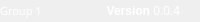
            <widget class="QFrame" name="bottomBar">
             <property name="minimumSize">
              <size>
               <width>0</width>
               <height>22</height>
              </size>
             </property>
             <property name="maximumSize">
              <size>
               <width>16777215</width>
               <height>22</height>
              </size>
             </property>
             <property name="frameShape">
              <enum>QFrame::NoFrame</enum>
             </property>
             <property name="frameShadow">
              <enum>QFrame::Raised</enum>
             </property>
             <layout class="QHBoxLayout" name="horizontalLayout_5">
              <property name="spacing">
               <number>0</number>
              </property>
              <property name="leftMargin">
               <number>0</number>
              </property>
              <property name="topMargin">
               <number>0</number>
              </property>
              <property name="rightMargin">
               <number>0</number>
              </property>
              <property name="bottomMargin">
               <number>0</number>
              </property>
              <item>
               <widget class="QLabel" name="creditsLabel">
                <property name="maximumSize">
                 <size>
                  <width>16777215</width>
                  <height>16</height>
                 </size>
                </property>
                <property name="font">
                 <font>
                  <family>Raleway SemiBold</family>
                  <pointsize>8</pointsize>
                  <weight>7</weight>
                  <italic>false</italic>
                  <bold>false</bold>
                 </font>
                </property>
                <property name="styleSheet">
                 <string notr="true">font: 63 8pt &quot;Raleway SemiBold&quot;;</string>
                </property>
                <property name="text">
                 <string>&lt;html&gt;&lt;head/&gt;&lt;body&gt;&lt;p&gt;&lt;span style=&quot; font-size:8pt; color:#ffffff;&quot;&gt;Group 1&lt;/span&gt;&lt;/p&gt;&lt;/body&gt;&lt;/html&gt;</string>
                </property>
                <property name="alignment">
                 <set>Qt::AlignLeading|Qt::AlignLeft|Qt::AlignVCenter</set>
                </property>
               </widget>
              </item>
              <item>
               <widget class="QLabel" name="version">
                <property name="styleSheet">
                 <string notr="true">font: 63 8pt &quot;Raleway SemiBold&quot;;</string>
                </property>
                <property name="text">
                 <string>&lt;html&gt;&lt;head/&gt;&lt;body&gt;&lt;p&gt;&lt;span style=&quot; font-weight:600; color:#ffffff;&quot;&gt;Version&lt;/span&gt;&lt;span style=&quot; color:#ffffff;&quot;&gt; 0.0.4&lt;/span&gt;&lt;/p&gt;&lt;/body&gt;&lt;/html&gt;</string>
                </property>
                <property name="alignment">
                 <set>Qt::AlignRight|Qt::AlignTrailing|Qt::AlignVCenter</set>
                </property>
               </widget>
              </item>
              <item>
               <widget class="QFrame" name="frame_size_grip">
                <property name="minimumSize">
                 <size>
                  <width>20</width>
                  <height>0</height>
                 </size>
                </property>
                <property name="maximumSize">
                 <size>
                  <width>20</width>
                  <height>16777215</height>
                 </size>
                </property>
                <property name="frameShape">
                 <enum>QFrame::NoFrame</enum>
                </property>
                <property name="frameShadow">
                 <enum>QFrame::Raised</enum>
                </property>
               </widget>
              </item>
             </layout>
            </widget>
